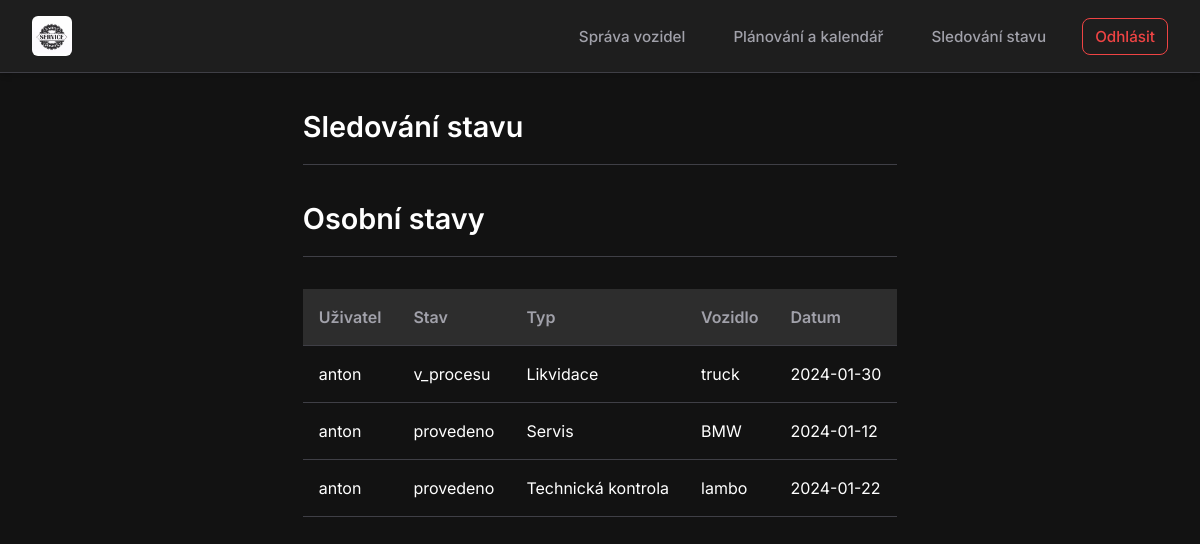
Screenshot of /stav (signed in) with the database file from the repository.
### views/models.py (models this page shows)
class Sluzba(db.Model):
    id_sluzby = db.Column(db.Integer, primary_key=True)
    id_uzivatele = db.Column(db.Integer, db.ForeignKey('user.id'), nullable=False)
    user = db.relationship('User', backref='sluzby')
    datum = db.Column(db.Date, nullable=False)
    stav = db.Column(db.String(50), nullable=False)
    id_vozidla = db.Column(db.Integer, db.ForeignKey('vozidlo.id_vozidla'), nullable=False)
    vozidlo = db.relationship('Vozidlo', backref='sluzby')
    id_druhu_sluzby = db.Column(db.Integer, db.ForeignKey('druh_sluzby.id_druhu_sluzby'), nullable=False)
    druh_sluzby = db.relationship('DruhSluzby', backref='sluzby')

class User(db.Model):
    id = db.Column(db.Integer, primary_key=True)
    username = db.Column(db.String(255), nullable=False)
    password = db.Column(db.String(255), nullable=False)
    phone = db.Column(db.String(15))
    email = db.Column(db.String(255), unique=True, nullable=False)
    role_id = db.Column(db.Integer, db.ForeignKey('role.id'), nullable=False)
    role = db.relationship('Role', backref='users')

class DruhSluzby(db.Model):
    id_druhu_sluzby = db.Column(db.Integer, primary_key=True)
    nazev = db.Column(db.String(255), nullable=False)

class Vozidlo(db.Model):
    id_vozidla = db.Column(db.Integer, primary_key=True)
    id_uzivatele = db.Column(db.Integer, db.ForeignKey('user.id'), nullable=False)
    user = db.relationship('User', backref='vozidla')
    nazev_vozidla = db.Column(db.String(255), nullable=False)
    spz = db.Column(db.String(10), nullable=False)

### views/stav_blueprint.py (the view)
@stav.route('/stav')
def stav_uzivatele():
    user_id = session['user_id']
    user_role = session['role_id']
    if user_role == 6:
        volba = [2]
    elif user_role == 7 :
        volba = [1]
    elif user_role == 5 :
        volba = [3]
    elif user_role == 3:
        volba = [2]
    elif user_role == 4:
        volba = [1]
    elif user_role == 2:
        volba = [3]
    else:
        volba = [1, 2, 3]
    today = datetime.now().date()
    operace1 = models.Sluzba.query.filter(models.Sluzba.id_druhu_sluzby.in_(volba),
                                          models.Sluzba.datum > today,
                                          models.Sluzba.stav == 'neprovedeno').all()
    operace2 = models.Sluzba.query.filter(models.Sluzba.id_druhu_sluzby.in_(volba),
                                          models.Sluzba.datum <= today,
                                          models.Sluzba.stav == 'neprovedeno').all()
    operace3 = models.Sluzba.query.filter(models.Sluzba.id_druhu_sluzby.in_(volba),
                                          models.Sluzba.stav == 'v_procesu').all()
    operace4 = models.Sluzba.query.filter(models.Sluzba.id_druhu_sluzby.in_(volba),
                                          models.Sluzba.datum < today,
                                          models.Sluzba.stav == 'provedeno').all()
    operace5 = models.Sluzba.query.filter(models.Sluzba.id_druhu_sluzby.in_(volba),
                                          models.Sluzba.datum >= today,
                                          models.Sluzba.stav == 'provedeno').all()
    operace6 = models.Sluzba.query.filter(models.Sluzba.id_uzivatele == user_id).all()
    return render_template('stav.jinja', operace1=operace1, operace2=operace2, operace3=operace3, operace4=operace4, operace5=operace5, operace6=operace6)

### templates/stav.jinja (shortened to what this page needs)
{% extends '__main.jinja' %}
{% block content %}
    {% include '__menu.jinja' %}
    <div class="container">
        <div class="page-header">
            <h1 class="page-title">Sledování stavu</h1>
        </div>
        {% if 'user_id' in session and session['role_id'] in [8] %}
        <div class="page-header">
            <h2 class="page-title">Osobní stavy</h2>
        </div>
        <div style="overflow-x: auto;">
            <table>
                <thead>
                    <tr>
                        <th>Uživatel</th>
                        <th>Stav</th>
                        <th>Typ</th>
                        <th>Vozidlo</th>
                        <th>Datum</th>
                    </tr>
                </thead>
                <tbody>
                    {% for operace in operace6 %}
                        <tr>
                            <td>{{ operace.user.username }}</td>
                            <td>{{ operace.stav }}</td>
                            <td>{{ operace.druh_sluzby.nazev }}</td>
                            <td>{{ operace.vozidlo.nazev_vozidla }}</td>
                            <td>{{ operace.datum }}</td>
                        </tr>
                    {% endfor %}
                </tbody>
            </table>
        </div>
        {% endif %}
    </div>
{% endblock %}

### static/styles/styles.css (style rules this page uses)
:root { --bg-primary: #121212; --bg-secondary: #1e1e1e; --bg-tertiary: #2d2d2d; --text-primary: #ffffff; --text-secondary: #a1a1aa; --accent-primary: #10b981; --accent-hover: #059669; --border-color: #3f3f46; --error: #ef4444; --success: #10b981; --font-main: 'Inter', sans-serif; --radius-sm: 0.375rem; --radius-md: 0.5rem; --radius-lg: 0.75rem; --shadow-sm: 0 1px 2px 0 rgb(0 0 0 / 0.05); --shadow-md: 0 4px 6px -1px rgb(0 0 0 / 0.1), 0 2px 4px -2px rgb(0 0 0 / 0.1); --shadow-lg: 0 10px 15px -3px rgb(0 0 0 / 0.1), 0 4px 6px -4px rgb(0 0 0 / 0.1); }
*, *::before, *::after { box-sizing: border-box; margin: 0; padding: 0; }
body { font-family: var(--font-main); background-color: var(--bg-primary); color: var(--text-primary); line-height: 1.5; min-height: 100vh; display: flex; flex-direction: column; }
.container { max-width: 1200px; margin: 0 auto; padding: 2rem; }
.page-header { margin-bottom: 2rem; border-bottom: 1px solid var(--border-color); padding-bottom: 1rem; }
.page-title { font-size: 1.8rem; font-weight: 600; }
table { width: 100%; border-collapse: collapse; margin-bottom: 1rem; }
th, td { padding: 1rem; text-align: left; border-bottom: 1px solid var(--border-color); }
th { font-weight: 600; color: var(--text-secondary); background-color: var(--bg-tertiary); }

### rows the page displays
Sluzba: user.username "anton", stav "v_procesu", druh_sluzby.nazev "Likvidace", vozidlo.nazev_vozidla "truck", datum "2024-01-30"
Sluzba: user.username "anton", stav "provedeno", druh_sluzby.nazev "Servis", vozidlo.nazev_vozidla "BMW", datum "2024-01-12"
Sluzba: user.username "anton", stav "provedeno", druh_sluzby.nazev "Technická kontrola", vozidlo.nazev_vozidla "lambo", datum "2024-01-22"
